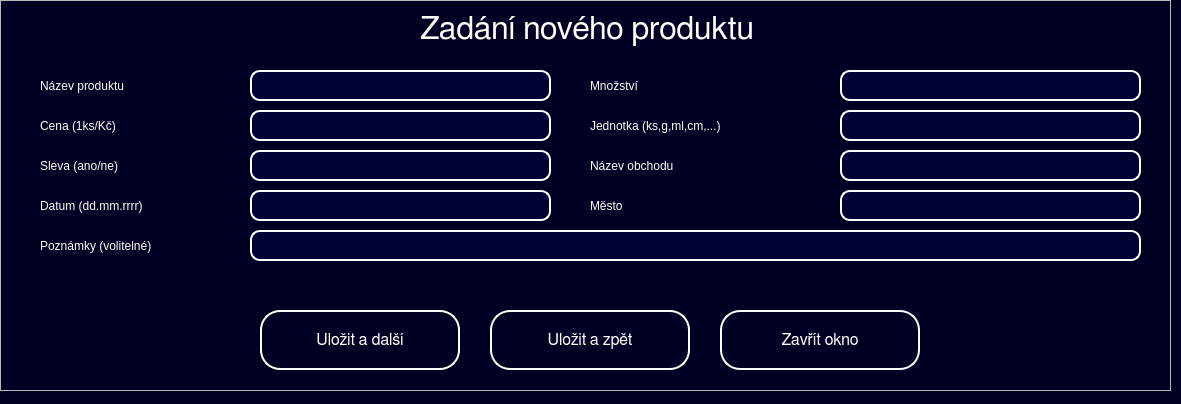
<?xml version="1.0" encoding="UTF-8"?>
<ui version="4.0">
 <class>New_product</class>
 <widget class="QWidget" name="New_product">
  <property name="geometry">
   <rect>
    <x>0</x>
    <y>0</y>
    <width>1181</width>
    <height>404</height>
   </rect>
  </property>
  <property name="windowTitle">
   <string>Form</string>
  </property>
  <property name="styleSheet">
   <string notr="true">QWidget#New_product {
background-color: rgb(0, 0, 34);
}

QLabel#Instructions {
color: rgb(255, 255, 255);
font: 24pt &quot;FreeSans&quot;;
}

QPushButton#Button_Back{
color: rgb(255, 255, 255);
border-color: rgb(255, 255, 255);
border: 2px solid rgb(255, 255, 255);
border-radius: 20px;
font: 12pt &quot;FreeSans&quot;;
}

QPushButton#Button_Save_Back{
color: rgb(255, 255, 255);
border-color: rgb(255, 255, 255);
border: 2px solid rgb(255, 255, 255);
border-radius: 20px;
font: 12pt &quot;FreeSans&quot;;
}

QPushButton#Button_Save_Next{
color: rgb(255, 255, 255);
border-color: rgb(255, 255, 255);
border: 2px solid rgb(255, 255, 255);
border-radius: 20px;
font: 12pt &quot;FreeSans&quot;;
}

QPushButton:hover#Button_Back{
border: 3px solid rgb(255, 255, 255);
background-color: rgb(0, 0, 53);
}

QPushButton:hover#Button_Save_Back{
border: 3px solid rgb(255, 255, 255);
background-color: rgb(0, 0, 53);
}

QPushButton:hover#Button_Save_Next{
border: 3px solid rgb(255, 255, 255);
background-color: rgb(0, 0, 53);
}

QLabel#Text_name {
color: rgb(255, 255, 255);
font: 16pt &quot;FreeSans&quot;;
}

QLabel#Text_price {
color: rgb(255, 255, 255);
font: 16pt &quot;FreeSans&quot;;
}

QLabel#Text_date {
color: rgb(255, 255, 255);
font: 16pt &quot;FreeSans&quot;;
}

QLabel#Text_amount {
color: rgb(255, 255, 255);
font: 16pt &quot;FreeSans&quot;;
}

QLabel#Text_discount {
color: rgb(255, 255, 255);
font: 16pt &quot;FreeSans&quot;;
}

QLabel#Text_unit {
color: rgb(255, 255, 255);
font: 16pt &quot;FreeSans&quot;;
}

QLabel#Text_shop {
color: rgb(255, 255, 255);
font: 16pt &quot;FreeSans&quot;;
}

QLabel#Text_city {
color: rgb(255, 255, 255);
font: 16pt &quot;FreeSans&quot;;
}

QLabel#Text_comments {
color: rgb(255, 255, 255);
font: 16pt &quot;FreeSans&quot;;
}

QLineEdit#Product_amount, 
QLineEdit#Product_city,
QLineEdit#Product_comments,
QLineEdit#Product_date,
QLineEdit#Product_discount,
QLineEdit#Product_name,
QLineEdit#Product_price,
QLineEdit#Product_shop,
QLineEdit#Product_unit{
color: rgb(255, 255, 255);
font: 14pt &quot;FreeSans&quot;;
border: 2px solid rgb(255, 255, 255);
background-color: rgb(0, 0, 53);
border-radius: 10px;
padding-left: 20px;
padding-right: 20px;
}

QLineEdit:hover#Product_amount, 
QLineEdit:hover#Product_city,
QLineEdit:hover#Product_comments,
QLineEdit:hover#Product_date,
QLineEdit:hover#Product_discount,
QLineEdit:hover#Product_name,
QLineEdit:hover#Product_price,
QLineEdit:hover#Product_shop,
QLineEdit:hover#Product_unit{
border: 3px solid rgb(255, 255, 255);
}

QLabel#Message{
color: rgb(255, 0, 0);
font: 16pt &quot;FreeSans&quot;;
}</string>
  </property>
  <widget class="QFrame" name="frame">
   <property name="geometry">
    <rect>
     <x>0</x>
     <y>0</y>
     <width>1171</width>
     <height>391</height>
    </rect>
   </property>
   <property name="styleSheet">
    <string notr="true"/>
   </property>
   <property name="frameShape">
    <enum>QFrame::StyledPanel</enum>
   </property>
   <property name="frameShadow">
    <enum>QFrame::Raised</enum>
   </property>
   <widget class="QLabel" name="Instructions">
    <property name="geometry">
     <rect>
      <x>420</x>
      <y>10</y>
      <width>351</width>
      <height>39</height>
     </rect>
    </property>
    <property name="font">
     <font>
      <family>FreeSans</family>
      <pointsize>24</pointsize>
      <weight>50</weight>
      <italic>false</italic>
      <bold>false</bold>
     </font>
    </property>
    <property name="styleSheet">
     <string notr="true"/>
    </property>
    <property name="text">
     <string>Zadání nového produktu</string>
    </property>
   </widget>
   <widget class="QLineEdit" name="Product_name">
    <property name="geometry">
     <rect>
      <x>250</x>
      <y>70</y>
      <width>301</width>
      <height>31</height>
     </rect>
    </property>
   </widget>
   <widget class="QLabel" name="Text_name">
    <property name="geometry">
     <rect>
      <x>40</x>
      <y>70</y>
      <width>161</width>
      <height>31</height>
     </rect>
    </property>
    <property name="text">
     <string>Název produktu</string>
    </property>
   </widget>
   <widget class="QLabel" name="Message">
    <property name="geometry">
     <rect>
      <x>40</x>
      <y>270</y>
      <width>1091</width>
      <height>31</height>
     </rect>
    </property>
    <property name="text">
     <string/>
    </property>
   </widget>
   <widget class="QPushButton" name="Button_Save_Next">
    <property name="enabled">
     <bool>true</bool>
    </property>
    <property name="geometry">
     <rect>
      <x>260</x>
      <y>310</y>
      <width>200</width>
      <height>60</height>
     </rect>
    </property>
    <property name="font">
     <font>
      <family>FreeSans</family>
      <pointsize>12</pointsize>
      <weight>50</weight>
      <italic>false</italic>
      <bold>false</bold>
     </font>
    </property>
    <property name="cursor">
     <cursorShape>PointingHandCursor</cursorShape>
    </property>
    <property name="styleSheet">
     <string notr="true"/>
    </property>
    <property name="text">
     <string>Uložit a další</string>
    </property>
   </widget>
   <widget class="QPushButton" name="Button_Back">
    <property name="enabled">
     <bool>true</bool>
    </property>
    <property name="geometry">
     <rect>
      <x>720</x>
      <y>310</y>
      <width>200</width>
      <height>60</height>
     </rect>
    </property>
    <property name="font">
     <font>
      <family>FreeSans</family>
      <pointsize>12</pointsize>
      <weight>50</weight>
      <italic>false</italic>
      <bold>false</bold>
     </font>
    </property>
    <property name="cursor">
     <cursorShape>PointingHandCursor</cursorShape>
    </property>
    <property name="styleSheet">
     <string notr="true"/>
    </property>
    <property name="text">
     <string>Zavřít okno</string>
    </property>
   </widget>
   <widget class="QLabel" name="Text_price">
    <property name="geometry">
     <rect>
      <x>40</x>
      <y>110</y>
      <width>161</width>
      <height>31</height>
     </rect>
    </property>
    <property name="text">
     <string>Cena (1ks/Kč)</string>
    </property>
   </widget>
   <widget class="QLabel" name="Text_date">
    <property name="geometry">
     <rect>
      <x>40</x>
      <y>190</y>
      <width>191</width>
      <height>31</height>
     </rect>
    </property>
    <property name="text">
     <string>Datum (dd.mm.rrrr)</string>
    </property>
   </widget>
   <widget class="QLabel" name="Text_amount">
    <property name="geometry">
     <rect>
      <x>590</x>
      <y>70</y>
      <width>161</width>
      <height>31</height>
     </rect>
    </property>
    <property name="text">
     <string>Množství</string>
    </property>
   </widget>
   <widget class="QLabel" name="Text_unit">
    <property name="geometry">
     <rect>
      <x>590</x>
      <y>110</y>
      <width>231</width>
      <height>31</height>
     </rect>
    </property>
    <property name="text">
     <string>Jednotka (ks,g,ml,cm,...)</string>
    </property>
   </widget>
   <widget class="QLabel" name="Text_discount">
    <property name="geometry">
     <rect>
      <x>40</x>
      <y>150</y>
      <width>161</width>
      <height>31</height>
     </rect>
    </property>
    <property name="text">
     <string>Sleva (ano/ne)</string>
    </property>
   </widget>
   <widget class="QPushButton" name="Button_Save_Back">
    <property name="enabled">
     <bool>true</bool>
    </property>
    <property name="geometry">
     <rect>
      <x>490</x>
      <y>310</y>
      <width>200</width>
      <height>60</height>
     </rect>
    </property>
    <property name="font">
     <font>
      <family>FreeSans</family>
      <pointsize>12</pointsize>
      <weight>50</weight>
      <italic>false</italic>
      <bold>false</bold>
     </font>
    </property>
    <property name="cursor">
     <cursorShape>PointingHandCursor</cursorShape>
    </property>
    <property name="styleSheet">
     <string notr="true"/>
    </property>
    <property name="text">
     <string>Uložit a zpět</string>
    </property>
   </widget>
   <widget class="QLabel" name="Text_comments">
    <property name="geometry">
     <rect>
      <x>40</x>
      <y>230</y>
      <width>201</width>
      <height>31</height>
     </rect>
    </property>
    <property name="text">
     <string>Poznámky (volitelné)</string>
    </property>
   </widget>
   <widget class="QLineEdit" name="Product_price">
    <property name="geometry">
     <rect>
      <x>250</x>
      <y>110</y>
      <width>301</width>
      <height>31</height>
     </rect>
    </property>
   </widget>
   <widget class="QLineEdit" name="Product_discount">
    <property name="geometry">
     <rect>
      <x>250</x>
      <y>150</y>
      <width>301</width>
      <height>31</height>
     </rect>
    </property>
   </widget>
   <widget class="QLineEdit" name="Product_amount">
    <property name="geometry">
     <rect>
      <x>840</x>
      <y>70</y>
      <width>301</width>
      <height>31</height>
     </rect>
    </property>
   </widget>
   <widget class="QLineEdit" name="Product_unit">
    <property name="geometry">
     <rect>
      <x>840</x>
      <y>110</y>
      <width>301</width>
      <height>31</height>
     </rect>
    </property>
   </widget>
   <widget class="QLineEdit" name="Product_shop">
    <property name="geometry">
     <rect>
      <x>840</x>
      <y>150</y>
      <width>301</width>
      <height>31</height>
     </rect>
    </property>
   </widget>
   <widget class="QLineEdit" name="Product_comments">
    <property name="geometry">
     <rect>
      <x>250</x>
      <y>230</y>
      <width>891</width>
      <height>31</height>
     </rect>
    </property>
   </widget>
   <widget class="QLabel" name="Text_city">
    <property name="geometry">
     <rect>
      <x>590</x>
      <y>190</y>
      <width>161</width>
      <height>31</height>
     </rect>
    </property>
    <property name="text">
     <string>Město</string>
    </property>
   </widget>
   <widget class="QLabel" name="Text_shop">
    <property name="geometry">
     <rect>
      <x>590</x>
      <y>150</y>
      <width>161</width>
      <height>31</height>
     </rect>
    </property>
    <property name="text">
     <string>Název obchodu</string>
    </property>
   </widget>
   <widget class="QLineEdit" name="Product_date">
    <property name="geometry">
     <rect>
      <x>250</x>
      <y>190</y>
      <width>301</width>
      <height>31</height>
     </rect>
    </property>
   </widget>
   <widget class="QLineEdit" name="Product_city">
    <property name="geometry">
     <rect>
      <x>840</x>
      <y>190</y>
      <width>301</width>
      <height>31</height>
     </rect>
    </property>
   </widget>
  </widget>
 </widget>
 <resources/>
 <connections/>
</ui>
